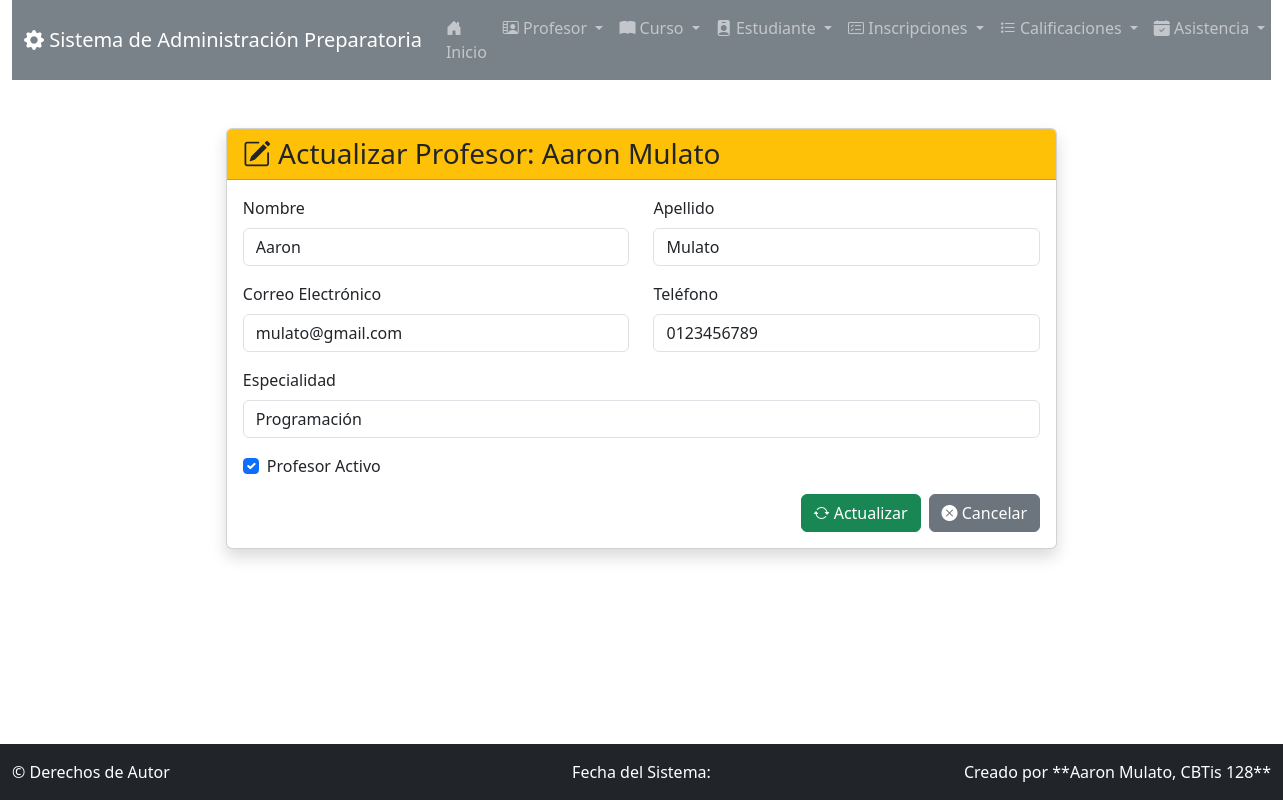
The page /profesor/actualizar/1/ on the database its author committed.
### app_Preparatoria/models.py (models this page shows, shortened)
class Profesor(models.Model):
    nombre_profesor = models.CharField(max_length=50)
    apellido_profesor = models.CharField(max_length=50)
    correo_profesor = models.EmailField(max_length=100)
    telefono = models.CharField(max_length=15)
    especialidad = models.CharField(max_length=50, default="")
    fecha_contratacion = models.DateField(auto_now_add=True)
    activo = models.BooleanField(default=True)

### app_Preparatoria/views.py (the view)
# urls.py: path('profesor/actualizar/<int:profesor_id>/', views.actualizar_profesor, name='actualizar_profesor'),
def actualizar_profesor(request, profesor_id):
    profesor = get_object_or_404(Profesor, pk=profesor_id)
    context = {'profesor': profesor}
    return render(request, 'profesor/actualizar_profesor.html', context)

### app_Preparatoria/templates/profesor/actualizar_profesor.html (shortened to what this page needs)
{% extends 'base.html' %}
{% block content %}
<div class="row justify-content-center">
    <div class="col-md-8">
        <div class="card shadow">
            <div class="card-header bg-warning text-dark">
                <h3 class="mb-0"><i class="bi bi-pencil-square"></i> Actualizar Profesor: {{ profesor.nombre_profesor }} {{ profesor.apellido_profesor }}</h3>
            </div>
            <div class="card-body">
                <form method="POST" action="{% url 'realizar_actualizacion_profesor' profesor.id %}">
                    <div class="row mb-3">
                        <div class="col-md-6">
                            <label for="nombre_profesor" class="form-label">Nombre</label>
                            <input type="text" class="form-control" id="nombre_profesor" name="nombre_profesor" value="{{ profesor.nombre_profesor }}" required>
                        </div>
                        <div class="col-md-6">
                            <label for="apellido_profesor" class="form-label">Apellido</label>
                            <input type="text" class="form-control" id="apellido_profesor" name="apellido_profesor" value="{{ profesor.apellido_profesor }}" required>
                        </div>
                    </div>
                    <div class="row mb-3">
                        <div class="col-md-6">
                            <label for="correo_profesor" class="form-label">Correo Electrónico</label>
                            <input type="email" class="form-control" id="correo_profesor" name="correo_profesor" value="{{ profesor.correo_profesor }}" required>
                        </div>
                        <div class="col-md-6">
                            <label for="telefono" class="form-label">Teléfono</label>
                            <input type="text" class="form-control" id="telefono" name="telefono" value="{{ profesor.telefono }}">
                        </div>
                    </div>
                    <div class="mb-3">
                        <label for="especialidad" class="form-label">Especialidad</label>
                        <input type="text" class="form-control" id="especialidad" name="especialidad" value="{{ profesor.especialidad }}">
                    </div>
                    <div class="mb-3 form-check">
                        <input type="checkbox" class="form-check-input" id="activo" name="activo" {% if profesor.activo %}checked{% endif %}>
                        <label class="form-check-label" for="activo">Profesor Activo</label>
                    </div>
                    <div class="d-grid gap-2 d-md-flex justify-content-md-end">
                        <button type="submit" class="btn btn-success"><i class="bi bi-arrow-repeat"></i> Actualizar</button>
                        <a href="{% url 'ver_profesor' %}" class="btn btn-secondary"><i class="bi bi-x-circle-fill"></i> Cancelar</a>
                    </div>
                </form>
            </div>
        </div>
    </div>
</div>
{% endblock %}

### app_Preparatoria/templates/base.html (style rules this page uses)
:root { --bs-primary: #6c757d; --bs-secondary: #e9ecef; --bs-success: #20c997; --bs-info: #6610f2; }
body { padding-bottom: 60px; }

### rows shown on the page
Profesor: nombre_profesor "Aaron", apellido_profesor "Mulato", correo_profesor "mulato@gmail.com", telefono "0123456789", especialidad "Programación", activo "☑"
